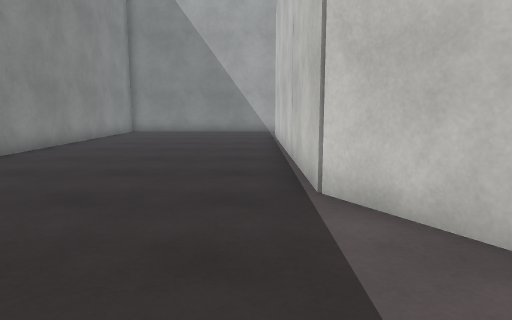
View 1 (above)

18 first-person views from a walk through a 3-D level made in the Unity game engine. The camera is 1.2 m above the floor, tilts 8° down and sees 70° across. The floor is counted in squares, 1 m on a side. Each view is taken from the middle of a square. On the plan, view 1 faces up. The plan holds only what a view shows up to about 15 squares ahead; the rest is blank. The place goes on beyond the plan. The player character is not drawn. Surface patterns are stand-ins for the level's own textures.

View 2
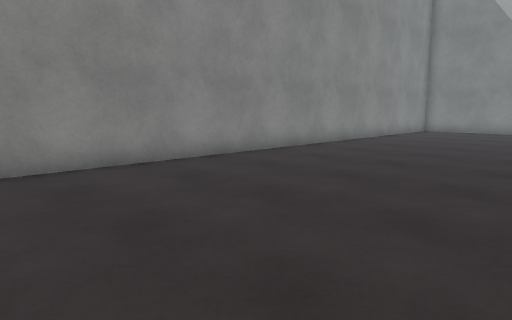

View 3
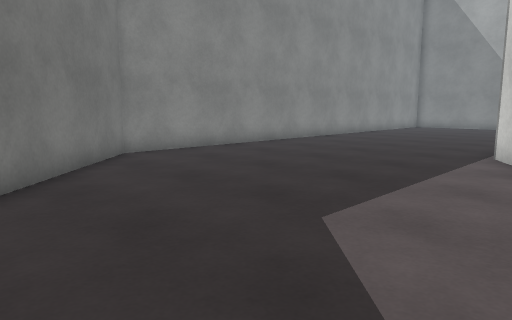

View 4
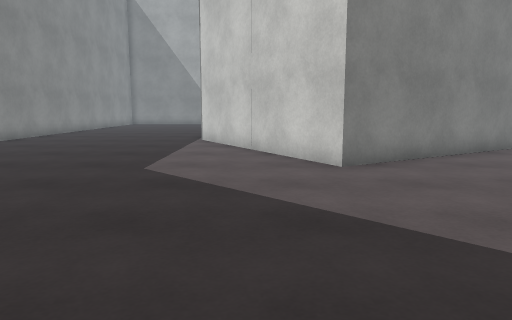

View 5
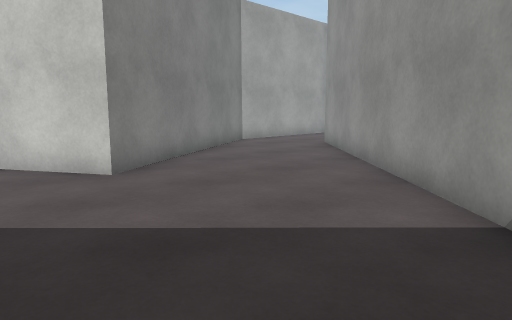

View 6
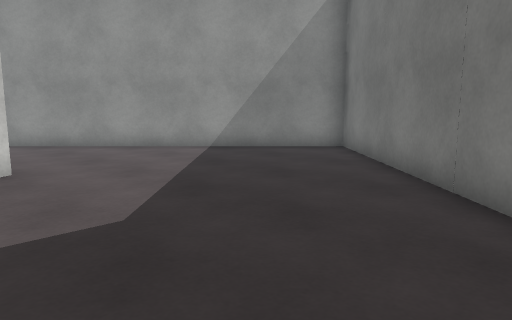

View 7
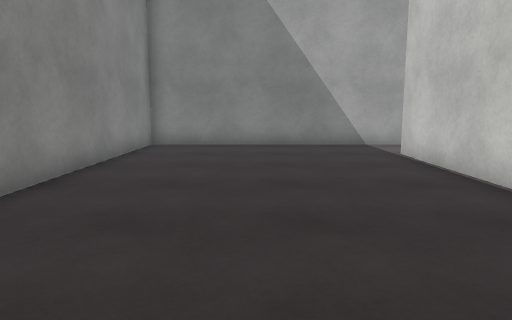

View 8
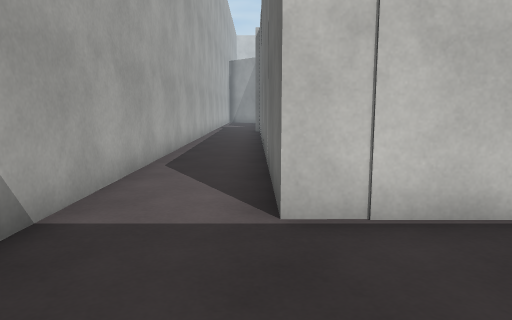

View 9
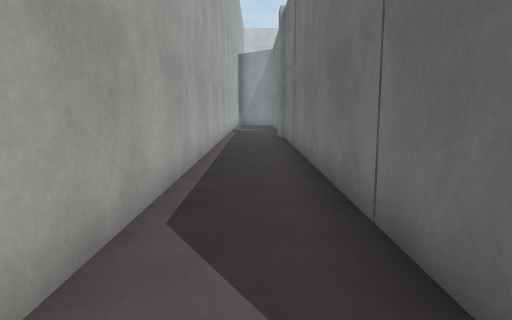

View 10
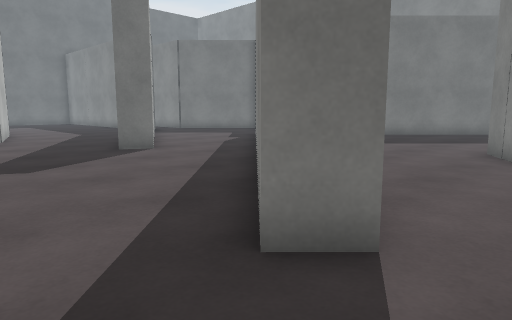

View 11
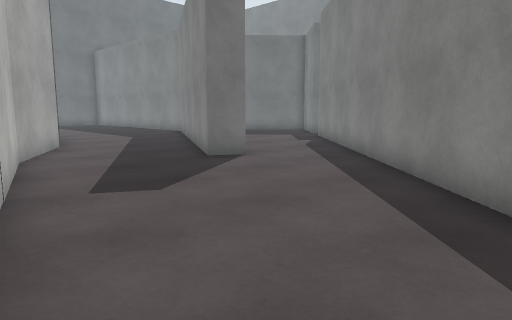

View 12
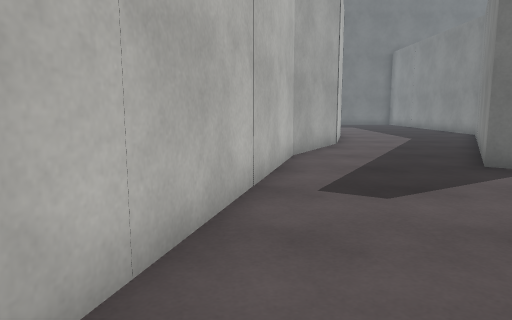

View 13
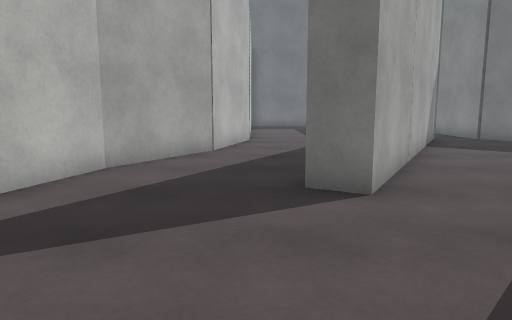

View 14
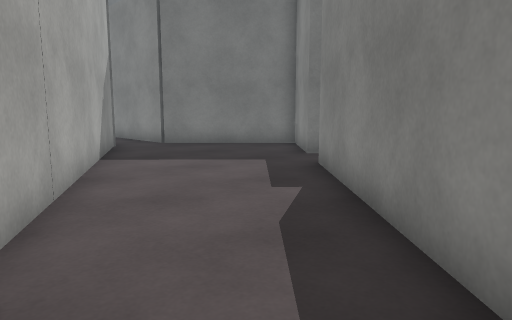

View 15
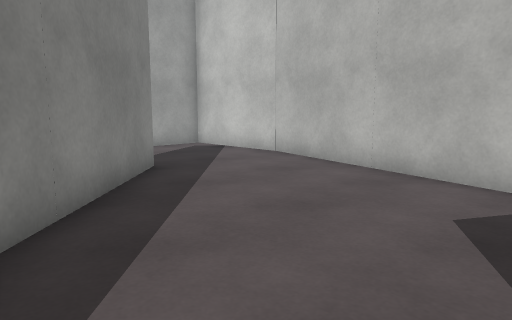

View 16
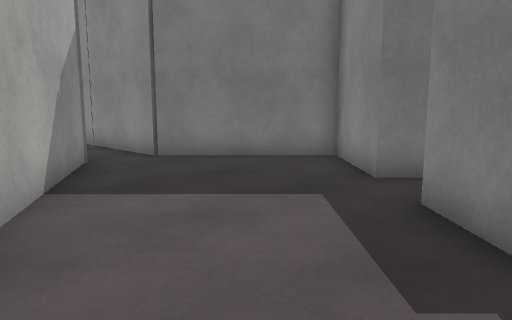

View 17
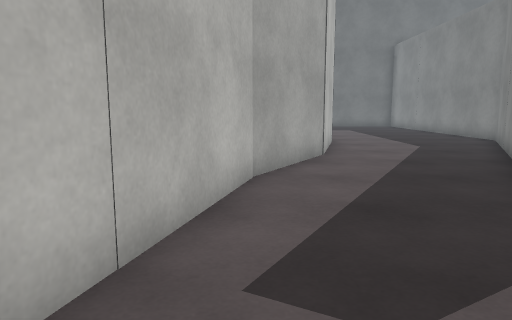

View 18
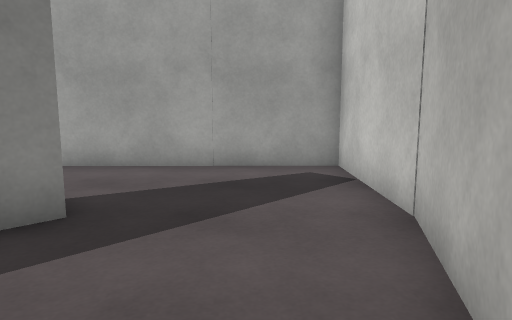

### Floor plan
Ten units are one square. View 1 is at (0, 0); x grows to the right and y downward. Boxes are objects, and circles mark ways between rooms. Rooms are numbered by the first view taken in them; rooms with no view inside come last. Other rooms are left out.
<svg viewBox="-70 -198 253 409">
<path fill="none" stroke="#000" d="M104 -17 48 15 9 -52 8 -167 163 -168M162 -193 -65 -193 -65 5 33 103 132 4M93 109 104 90 112 95 59 189 59 202M151 114 178 10 178 -27 119 -26 104 -17M132 146 151 113M132 4 139 11 51 99M122 182 132 145M21 130 -1 151 32 184 32 206M51 99 33 117M49 186 93 109"/>
<circle cx="120" cy="-7" r="3" fill="#2a7"/>
<circle cx="70" cy="100" r="3" fill="#2a7"/>
<text x="10" y="-40">1</text>
<text x="120" y="90">2</text>
<text x="50" y="140">3</text>
</svg>
Room 1 opens to room 2. Room 2 opens to room 3.

Where each view was taken, in squares from view 1:
view 1: 0 up, 0 right, facing up
view 2: 1 down, 1 right, facing up-left
view 3: 5 down, 3 right, facing up-left
view 4: 9 down, 3 right, facing up
view 5: 8 down, 2 right, facing up-right
view 6: 0 up, 3 left, facing down-right
view 7: 7 up, 3 left, facing up
view 8: 17 up, 3 left, facing right
view 9: 18 up, 1 right, facing right
view 10: 1 up, 16 right, facing down-left
view 11: 2 down, 17 right, facing down-left
view 12: 2 down, 16 right, facing down
view 13: 4 down, 12 right, facing down
view 14: 7 down, 10 right, facing down-left
view 15: 8 down, 10 right, facing up-right
view 16: 10 down, 8 right, facing down-left
view 17: 5 down, 15 right, facing down
view 18: 5 down, 16 right, facing up
